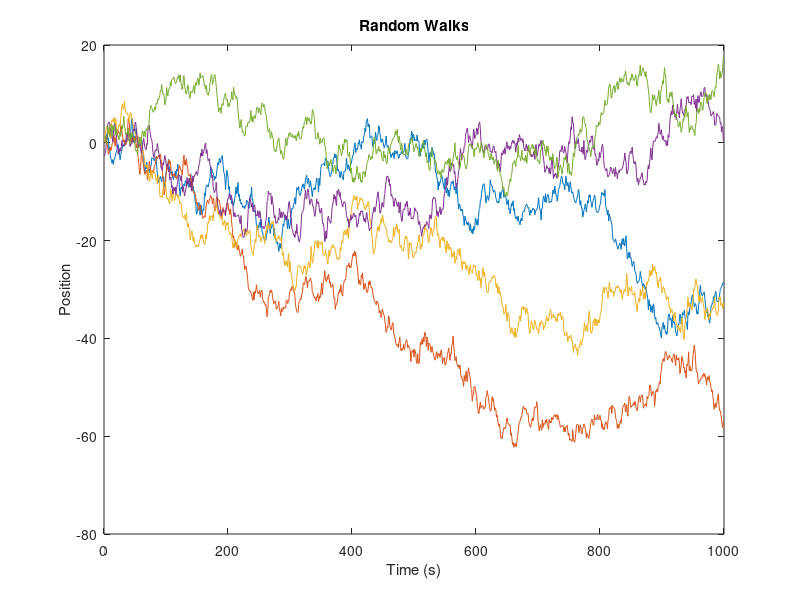

This figure's MATLAB source:
%% Example MATLAB File for |enjaden|
% 
% This is an example of a MATLAB file which publishes nicely to Jade via
% the |enjaden| tool. It shows what types of paragraph styles and inline
% markup are possible, like *bold* and _italic_ markup.
%
% New paragraphs will each get their own &lt;p&gt; tag.
%
% It shows <https://github.com/tuckermcclure/m2jade links>. Links are only
% captured when they look like the above. Note that < this > will not show
% up as a link, and neither will <strong>this</strong>.
%
% There are numerous paragraph styles, such as code blocks:
%
%   code
%   line 2: code
%   line 3: code
%
% and preformatted text:
%
%  PRE
%     TEXT
%
% There are also the expected ordered and unordered lists. Note that these
% must be offset with a spacer line so that they can be differentiated from
% *bold* inline text that happens to start a new line.
%
% * This is the first part of the list.
% * This is the second part. It's longer than the first. In fact, it's so
%   long that it extends to a new line, without breaking the list.
% * This is the third and final thing.
%
% Numbered lists work the same way:
%
% # Thing 1
% # Thing 2
% # Thing 3

%% Some Actual Code
% 
% Here in this section (marked with %%), we'll include some actual code.
% When |enjaden| comes across this, it will evaluate it and show the
% resulting command window output and figures, just below the code.

% Make a series of random walks.
t = 1:1000;
y = cumsum(randn(5, length(t)), 2);
y(:, end)

% Plot some things.
figure(1);
clf();
plot(t, y);
xlabel('Time');
ylabel('Position');
title('Random Walks');

%% Second Section
% In this section, we'll highlight that you don't *always* have to skip a
% line between the header and paragraph. But we might want to before
% inserting an image so that it will get its own line and not be part of
% the paragraph:
% 
% <<../ml2jade-logo.png>>

%%
% Note that the location of the image can be absolute or relative to the 
% file.

%% Section the Third
%
% Note that any time you change a figure, it gets included in the output.
% Let's add some units to the x axis.

xlabel('Time (s)');

%%
% By the way, we can keep adding paragraphs by making new %% sections and
% just not giving them headers.

%% A Demonstration of Equations
% 
% This part is pretty fun. _We're going to show how to use MathJax for 
% equations_! This looks way better than what |publish| does. (Also, note
% that the inline markup in this paragraph spans multiple lines; it's still
% detected correctly.)
%
% Inline equations use single dollar signs, like $x$. Let's discuss in more
% detail in a _display equation_:
%
% $$x = f(x)$$
%
% Looks nice, right? The only downside to using MathJax is that one must be
% connected to the internet. So if you're publishing a MATLAB file to Jade
% from a desert island (or, more likely, on some ancient plane that doesn't
% give you free wifi), you won't be able to see your equations.

%%
% This concludes the example. See |ml2jade_example.jade| for an example of
% a Jade file ready to have its MATLAB sections evaluated and inserted into
% a new Jade file.
